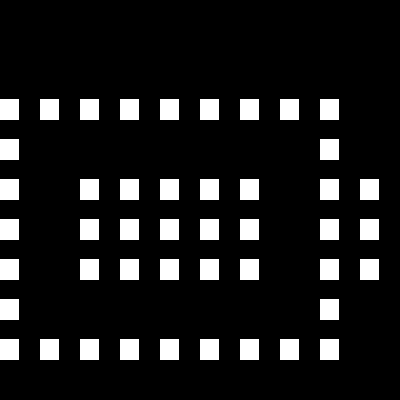

A 2D game scene composited from a Tiled map and its tileset images. What follows is a short description and the map's XML, with each tile layer's data collapsed to a summary:
An orthogonal 10x10 tile map with 40x40 px tiles, 1 tile layer (Layer 1).

<map version="1.0" orientation="orthogonal" width="10" height="10" tilewidth="40" tileheight="40">
 <tileset firstgid="1" name="texture" tilewidth="40" tileheight="40" spacing="4" margin="4">
  <image source="texture.png" />
 </tileset>
 <layer name="Layer 1" width="10" height="10">
  <data>[100 cells, 46 non-empty, 1 distinct tile ids]</data>
 </layer>
</map>
